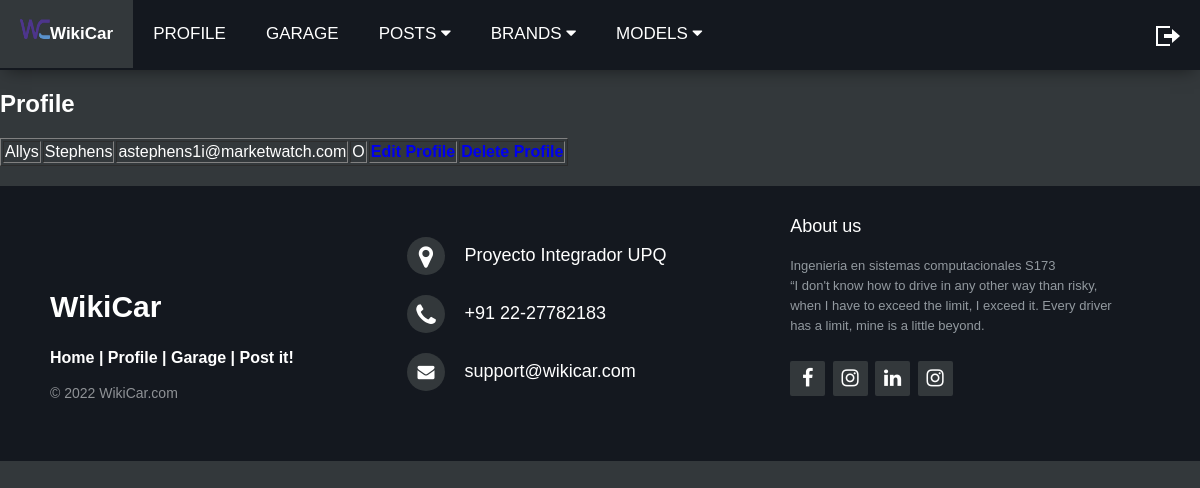
The page /profile/code/profileCheck.php (signed in) on the database its author committed.
### tables this page shows
CREATE TABLE user (
  Id_user int(15) NOT NULL AUTO_INCREMENT,
  User_name varchar(35) NOT NULL,
  User_lastname varchar(35) NOT NULL,
  Password varchar(35) NOT NULL,
  Email varchar(50) NOT NULL,
  Gender char(1) NOT NULL,
  Permission char(1) NOT NULL,
  PRIMARY KEY (Id_user)
);

### connection/conexion.php (called while the page is built, shortened)
<?php
class Conexion{
private $conn;
    public function setConnection($servername,$database,$username,$password){
        $this->conn=mysqli_connect($servername, $username, $password, $database);
        if(!$this->conn){
            die("Conexion fallida: ". mysqli_connect_error());
        }}
    public function getConexion(){
        return $this->conn;
    }
}
?>

### profile/code/profileCheck.php (the view, shortened to what this page needs)
<!DOCTYPE html>
<html lang="en">
<head>
    <link rel="stylesheet" href="https://cdnjs.cloudflare.com/ajax/libs/font-awesome/4.7.0/css/font-awesome.min.css">
    <link rel="stylesheet" href="/wikicar/mainStyle.css">
    <link rel="stylesheet" href="http://maxcdn.bootstrapcdn.com/font-awesome/4.2.0/css/font-awesome.min.css">
</head>
<body>
    <header id="header">
        <div class="topnav" id="myTopnav">
            <a href="/wikicar/home.php" id="active"><img src="/wikicar/assets/img/logos/logo.png" class="logo">
                <b>WikiCar</b></a>
            <a href="/wikicar/profile/code/profileCheck.php">PROFILE</a>
            <a href="/wikicar/profile/code/garageCheck.php">GARAGE</a>
            <div class="dropdown">
                <button class="dropbtn"> POSTS
                    <i class="fa fa-caret-down"></i>
                </button>
            </div>
            <div class="dropdown">
                <button class="dropbtn"> BRANDS
                    <i class="fa fa-caret-down"></i>
                </button>
            </div>
            <div class="dropdown">
                <button class="dropbtn"> MODELS
                    <i class="fa fa-caret-down"></i>
                </button>
            </div>
            <a href="/wikicar/logout.php" style="float:right;">
                <img class="fa fa-camera" src="/wikicar/img/logout.png" alt="">
            </a>
        </div>
    </header>
    <main>
    <h2>Profile</h2>
        <div>
            <?php
            include("../../connection/conexion.php");
            $conn1= new Conexion("localhost:3306","wikicar","root","");
            $id =  $_SESSION['loggedUserId'];
            $sql = "SELECT User_name, User_lastname, Email, Gender FROM user WHERE Id_user = $id";
            $result = mysqli_query($conn1->getConexion(),$sql);
            echo "<table border>\n";
            while($row = mysqli_fetch_row($result)){
            echo "<tr>\n";
            foreach($row as $field){
            echo "<td>$field</td>\n";
            }
            echo '<th><a href="profileEdit.php">Edit Profile</a></th>';
            echo '<th><a href="profileDelete.php">Delete Profile</a></th>';
            echo"</tr>\n";
            }
            echo "</table>\n";
?>
        </div>
    </main>
    <footer class="footer-distributed">
        <div class="footer-left">
            <h3>WikiCar</h3>
            <p class="footer-links">
                <a href="../../home.php">Home</a>
                |
                <a href="profileCheck.php">Profile</a>
                |
                <a href="garageCheck.php">Garage</a>
                |
                <a href="../../post/code/postForm.php">Post it!</a>
            </p>
            <p class="footer-company-name">© 2022 WikiCar.com</p>
        </div>
        <div class="footer-center">
            <div>
                <i class="fa fa-map-marker"></i>
                <p>Proyecto Integrador UPQ</p>
            </div>
            <div>
                <i class="fa fa-phone"></i>
                <p>+91 22-27782183</p>
            </div>
            <div>
                <i class="fa fa-envelope"></i>
                <p><a href="mailto:support@eduonix.com">support@wikicar.com</a></p>
            </div>
        </div>
        <div class="footer-right">
        <p class="footer-company-about">
                <span>About us</span>
                Ingenieria en sistemas computacionales S173 <br>
                “I don't know how to drive in any other way than risky, when I have to exceed the limit, I exceed it. Every driver has a limit, mine is a little beyond.
                </p>
            <div class="footer-icons">
                <a href="#"><i class="fa fa-facebook"></i></a>
                <a href="#"><i class="fa fa-instagram"></i></a>
                <a href="#"><i class="fa fa-linkedin"></i></a>
                <a href="#"><i class="fa fa-instagram"></i></a>
            </div>
        </div>
    </footer>
</body>
</html>

### mainStyle.css (style rules this page uses)
html { scroll-behavior: smooth; }
:root { scrollbar-color: rgb(210,210,210) rgb(46,54,69) !important; scrollbar-width: thin !important; }
body { margin:0; overflow-x:hidden; font-family: 'Noto Sans JP', sans-serif; background-size:cover; background-repeat:no-repeat; background-position:center; background-color: #33383b; color: #fff; }
a { text-decoration:none; transition:0.5s; }
header { width:100%; z-index:9; transition:0.5s; }
.topnav { overflow: hidden; background-color: #14181f; width:100%; height:70px; margin:auto; box-shadow:0px 6px 16px -6px rgba(1,1,1,0.5); transition:0.5s; background-size:cover; background-position:center; }
.topnav a { float: left; display: block; color: #fff; text-align: center; padding: 24px 20px; text-decoration: none; font-size: 17px; position:relative; transition:0.5s; }
.logo { width:30px; position:relative; top:-5px; }
#active { display:flex; background:#33383b; }
.dropdown { float: left; overflow: hidden; }
.dropdown .dropbtn { font-size: 17px; border: none; outline: none; color: white; padding: 24px 20px; background-color: inherit; font-family: inherit; transition:0.5s; }
footer { bottom: 0; position:relative ; }
.footer-distributed { background-color: #14181f; box-sizing: border-box; width: 100%; text-align: left; font: bold 16px sans-serif; padding: 30px 25px 60px 50px; margin-top: 20px; }
.footer-distributed .footer-left, .footer-distributed .footer-center, .footer-distributed .footer-right { display:inline-block; vertical-align:bottom; }
.footer-distributed .footer-left { width: 30%; }
.footer-distributed h3 { color: #ffffff; margin: 0; font-size: 30px; }
.footer-distributed .footer-links { color: #ffffff; margin: 20px 0 12px; }
.footer-distributed .footer-links a { display:inline-block; line-height: 1.8; text-decoration: none; color: inherit; }
.footer-distributed .footer-company-name { color: #8f9296; font-size: 14px; font-weight: normal; margin: 0; }
.footer-distributed .footer-center { width: 35%; }
.footer-distributed .footer-center i { background-color: #33383b; color: #ffffff; font-size: 25px; width: 38px; height: 38px; border-radius: 50%; text-align: center; line-height: 42px; margin: 10px 15px; vertical-align: middle; }
.footer-distributed .footer-center i.fa-envelope { font-size: 17px; line-height: 38px; }
.footer-distributed .footer-center p { display: inline-block; color: #fff; font-size: 18px; font-weight: 500; vertical-align: middle; margin:0; }
.footer-distributed .footer-center p a { color: #fff; text-decoration: none;; }
.footer-distributed .footer-right { width: 30%; }
.footer-distributed .footer-company-about { line-height: 20px; color: #92999f; font-size: 13px; font-weight: normal; margin: 0; }
.footer-distributed .footer-company-about span { display: block; color: #fff; font-size: 18px; font-weight: 500; margin-bottom: 20px; }
.footer-distributed .footer-icons { margin-top: 25px; }
.footer-distributed .footer-icons a { display: inline-block; width: 35px; height: 35px; cursor: pointer; background-color: #33383b; border-radius: 2px; font-size: 20px; color: #ffffff; text-align: center; line-height: 35px; margin-right: 3px; margin-bottom: 5px; }

### rows shown on the page
user: User_name "Allys", User_lastname "Stephens", Email "astephens1i@marketwatch.com", Gender "O"
